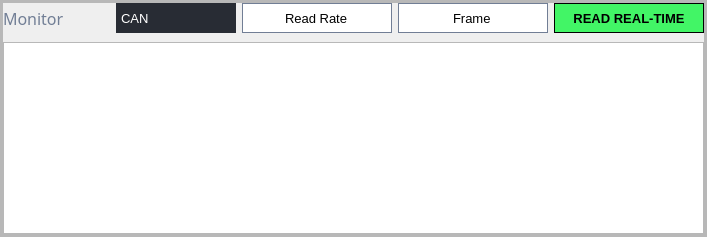
                   <widget class="QFrame" name="row_3">
                    <property name="frameShape">
                     <enum>QFrame::StyledPanel</enum>
                    </property>
                    <property name="frameShadow">
                     <enum>QFrame::Raised</enum>
                    </property>
                    <layout class="QVBoxLayout" name="verticalLayout">
                     <property name="spacing">
                      <number>0</number>
                     </property>
                     <property name="leftMargin">
                      <number>0</number>
                     </property>
                     <property name="topMargin">
                      <number>0</number>
                     </property>
                     <property name="rightMargin">
                      <number>0</number>
                     </property>
                     <property name="bottomMargin">
                      <number>0</number>
                     </property>
                     <item>
                      <widget class="QFrame" name="frame_div_content_2">
                       <property name="frameShape">
                        <enum>QFrame::StyledPanel</enum>
                       </property>
                       <property name="frameShadow">
                        <enum>QFrame::Raised</enum>
                       </property>
                       <layout class="QVBoxLayout" name="verticalLayout_11">
                        <property name="spacing">
                         <number>0</number>
                        </property>
                        <property name="leftMargin">
                         <number>0</number>
                        </property>
                        <property name="topMargin">
                         <number>0</number>
                        </property>
                        <property name="rightMargin">
                         <number>0</number>
                        </property>
                        <property name="bottomMargin">
                         <number>0</number>
                        </property>
                        <item>
                         <widget class="QFrame" name="frame">
                          <property name="frameShape">
                           <enum>QFrame::StyledPanel</enum>
                          </property>
                          <property name="frameShadow">
                           <enum>QFrame::Raised</enum>
                          </property>
                          <layout class="QVBoxLayout" name="verticalLayout_10">
                           <property name="spacing">
                            <number>0</number>
                           </property>
                           <property name="leftMargin">
                            <number>0</number>
                           </property>
                           <property name="topMargin">
                            <number>0</number>
                           </property>
                           <property name="rightMargin">
                            <number>0</number>
                           </property>
                           <property name="bottomMargin">
                            <number>0</number>
                           </property>
                           <item>
                            <layout class="QGridLayout" name="gridLayout">
                             <property name="horizontalSpacing">
                              <number>6</number>
                             </property>
                             <property name="verticalSpacing">
                              <number>9</number>
                             </property>
                             <item row="0" column="3">
                              <widget class="QLineEdit" name="line_Rx_Rate">
                               <property name="sizePolicy">
                                <sizepolicy hsizetype="Preferred" vsizetype="Preferred">
                                 <horstretch>0</horstretch>
                                 <verstretch>0</verstretch>
                                </sizepolicy>
                               </property>
                               <property name="minimumSize">
                                <size>
                                 <width>150</width>
                                 <height>30</height>
                                </size>
                               </property>
                               <property name="font">
                                <font>
                                 <family>Segoe UI</family>
                                 <pointsize>10</pointsize>
                                 <weight>50</weight>
                                 <italic>false</italic>
                                 <bold>false</bold>
                                </font>
                               </property>
                               <property name="layoutDirection">
                                <enum>Qt::LeftToRight</enum>
                               </property>
                               <property name="styleSheet">
                                <string notr="true">qproperty-cursorPosition: 0;
border: 1px solid rgb(113, 126, 149);</string>
                               </property>
                               <property name="text">
                                <string>Read Rate</string>
                               </property>
                               <property name="frame">
                                <bool>true</bool>
                               </property>
                               <property name="alignment">
                                <set>Qt::AlignCenter</set>
                               </property>
                              </widget>
                             </item>
                             <item row="0" column="5">
                              <widget class="QPushButton" name="btn_Rx_Read">
                               <property name="minimumSize">
                                <size>
                                 <width>150</width>
                                 <height>30</height>
                                </size>
                               </property>
                               <property name="font">
                                <font>
                                 <family>Segoe UI</family>
                                 <pointsize>10</pointsize>
                                 <weight>62</weight>
                                 <italic>false</italic>
                                 <bold>true</bold>
                                </font>
                               </property>
                               <property name="styleSheet">
                                <string notr="true">font-weight:500;
color:black;
background-color: #42f566;
border: 1px solid black;</string>
                               </property>
                               <property name="text">
                                <string>READ REAL-TIME</string>
                               </property>
                               <property name="checkable">
                                <bool>true</bool>
                               </property>
                               <property name="checked">
                                <bool>true</bool>
                               </property>
                              </widget>
                             </item>
                             <item row="0" column="0">
                              <widget class="QLabel" name="label_monitor">
                               <property name="font">
                                <font>
                                 <family>Segoe UI Semibold</family>
                                 <pointsize>12</pointsize>
                                 <weight>7</weight>
                                 <italic>false</italic>
                                 <bold>false</bold>
                                </font>
                               </property>
                               <property name="styleSheet">
                                <string notr="true">color: rgb(113, 126, 149);</string>
                               </property>
                               <property name="text">
                                <string>Monitor</string>
                               </property>
                              </widget>
                             </item>
                             <item row="0" column="4">
                              <widget class="QLineEdit" name="line_Frame">
                               <property name="sizePolicy">
                                <sizepolicy hsizetype="Preferred" vsizetype="Preferred">
                                 <horstretch>0</horstretch>
                                 <verstretch>0</verstretch>
                                </sizepolicy>
                               </property>
                               <property name="minimumSize">
                                <size>
                                 <width>150</width>
                                 <height>30</height>
                                </size>
                               </property>
                               <property name="font">
                                <font>
                                 <family>Segoe UI</family>
                                 <pointsize>10</pointsize>
                                 <weight>50</weight>
                                 <italic>false</italic>
                                 <bold>false</bold>
                                </font>
                               </property>
                               <property name="layoutDirection">
                                <enum>Qt::LeftToRight</enum>
                               </property>
                               <property name="styleSheet">
                                <string notr="true">qproperty-cursorPosition: 0;
border: 1px solid rgb(113, 126, 149);</string>
                               </property>
                               <property name="text">
                                <string>Frame</string>
                               </property>
                               <property name="frame">
                                <bool>true</bool>
                               </property>
                               <property name="alignment">
                                <set>Qt::AlignCenter</set>
                               </property>
                              </widget>
                             </item>
                             <item row="0" column="1">
                              <spacer name="horizontalSpacer_2">
                               <property name="orientation">
                                <enum>Qt::Horizontal</enum>
                               </property>
                               <property name="sizeHint" stdset="0">
                                <size>
                                 <width>40</width>
                                 <height>20</height>
                                </size>
                               </property>
                              </spacer>
                             </item>
                             <item row="1" column="0" colspan="6">
                              <widget class="QPlainTextEdit" name="pText_monitor">
                               <property name="sizePolicy">
                                <sizepolicy hsizetype="Expanding" vsizetype="Expanding">
                                 <horstretch>0</horstretch>
                                 <verstretch>0</verstretch>
                                </sizepolicy>
                               </property>
                               <property name="font">
                                <font>
                                 <family>Segoe UI</family>
                                 <pointsize>10</pointsize>
                                 <weight>50</weight>
                                 <italic>false</italic>
                                 <bold>false</bold>
                                </font>
                               </property>
                              </widget>
                             </item>
                             <item row="0" column="2">
                              <widget class="QComboBox" name="cbox_read_dev">
                               <property name="sizePolicy">
                                <sizepolicy hsizetype="Preferred" vsizetype="Preferred">
                                 <horstretch>0</horstretch>
                                 <verstretch>0</verstretch>
                                </sizepolicy>
                               </property>
                               <property name="minimumSize">
                                <size>
                                 <width>120</width>
                                 <height>30</height>
                                </size>
                               </property>
                               <property name="font">
                                <font>
                                 <family>Segoe UI</family>
                                 <pointsize>10</pointsize>
                                 <weight>50</weight>
                                 <italic>false</italic>
                                 <bold>false</bold>
                                </font>
                               </property>
                               <property name="layoutDirection">
                                <enum>Qt::LeftToRight</enum>
                               </property>
                               <property name="styleSheet">
                                <string notr="true">QComboBox
{
background-color: rgb(40, 44, 52);
selection-background-color: QLinearGradient( x1: 0, y1: 0, x2: 0, y2: 1, stop: 0 #565656, stop: 0.1 #525252, stop: 0.5 #4e4e4e, stop: 0.9 #4a4a4a, stop: 1 #464646);
border: 1px solid transparent;
color: white;
}

QComboBox QAbstractItemView
{
background-color: QLinearGradient( x1: 0, y1: 0, x2: 0, y2: 1, stop: 0 #565656, stop: 0.1 #525252, stop: 0.5 #4e4e4e, stop: 0.9 #4a4a4a, stop: 1 #464646);
selection-background-color: rgb(170, 170, 255);
color: white;
}

QComboBox:hover
{
border: 4px solid green;
color: white;
}

QComboBox::drop-down
{
border-width: 0px;
}
</string>
                               </property>
                               <property name="frame">
                                <bool>true</bool>
                               </property>
                               <item>
                                <property name="text">
                                 <string>CAN</string>
                                </property>
                               </item>
                              </widget>
                             </item>
                            </layout>
                           </item>
                          </layout>
                         </widget>
                        </item>
                       </layout>
                      </widget>
                     </item>
                    </layout>
                   </widget>
